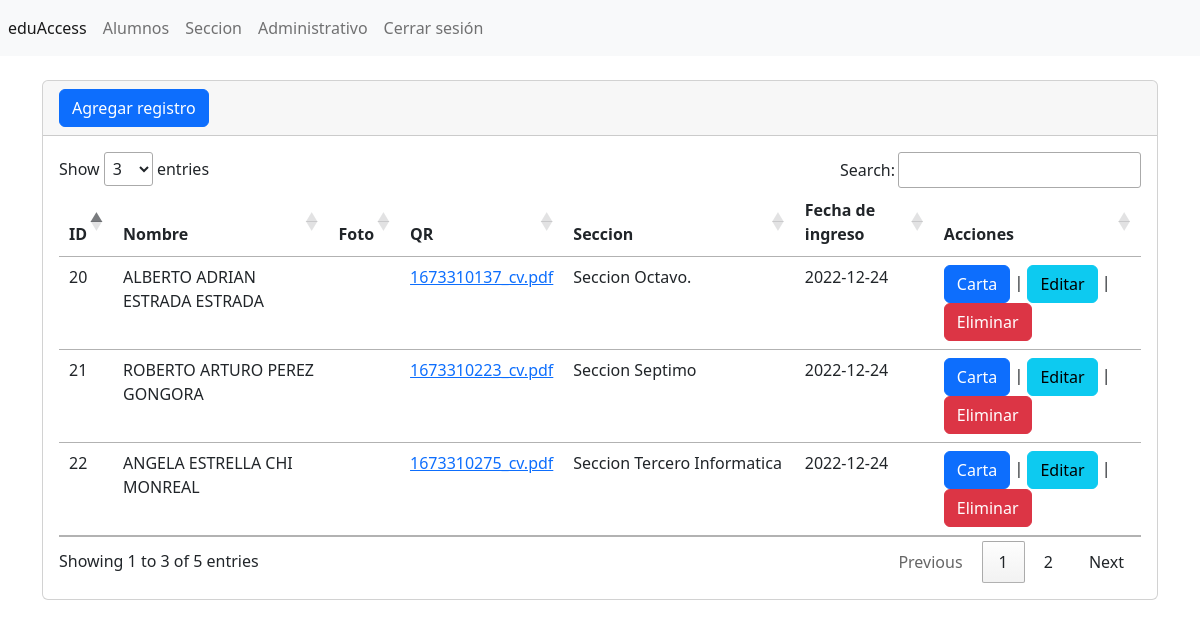
/secciones/empleados/index.php (signed in), run on the app's committed database.
### tables this page shows
CREATE TABLE `tbl_empleados` (
  `id` int(11) NOT NULL,
  `primernombre` varchar(255) NOT NULL,
  `segundonombre` varchar(255) NOT NULL,
  `primerapellido` varchar(255) NOT NULL,
  `segundoapellido` varchar(255) NOT NULL,
  `foto` varchar(255) NOT NULL,
  `cv` varchar(255) NOT NULL,
  `idpuesto` int(11) NOT NULL,
  `fechadeingreso` date NOT NULL
);

### secciones/empleados/index.php (the view, shortened to what this page needs)
<?php
include("../../bd.php");
$sentencia=$conexion->prepare("SELECT *,
(SELECT nombredelpuesto
FROM tbl_puestos
WHERE tbl_puestos.id=tbl_empleados.idpuesto limit 1) as puesto
FROM `tbl_empleados`");
$sentencia->execute();
$lista_tbl_empleados=$sentencia->fetchAll(PDO::FETCH_ASSOC);
?>
<?php include("../../templates/header.php"); ?>
<br/>
<div class="card">
    <div class="card-header">
        <a name="" id="" class="btn btn-primary"
        href="crear.php" role="button">
        Agregar registro
        </a>
    </div>
    <div class="card-body">
    <div class="table-responsive-sm">
        <table class="table" id="tabla_id">
            <thead>
                <tr>
                    <th scope="col">ID</th>
                    <th scope="col">Nombre</th>
                    <th scope="col">Foto</th>
                    <th scope="col">QR</th>
                    <th scope="col">Seccion</th>
                    <th scope="col">Fecha de ingreso </th>
                    <th scope="col">Acciones </th>
                </tr>
            </thead>
            <tbody>
            <?php foreach ($lista_tbl_empleados as $registro) { ?>
                <tr class="">
                    <td><?php echo $registro['id']; ?></td>
                    <td scope="row">
                    <?php echo $registro['primernombre']; ?>
                    <?php echo $registro['segundonombre']; ?>
                    <?php echo $registro['primerapellido']; ?>
                    <?php echo $registro['segundoapellido']; ?>
                    </td>
                    <td>
                    </td>
                    <td>
                        <a href="<?php echo $registro['cv']; ?>">
                        <?php echo $registro['cv']; ?>
                        </a>
                </td>
                    <td><?php echo $registro['puesto']; ?> </td>
                    <td><?php echo $registro['fechadeingreso']; ?> </td>
                    <td>
                     <a  href="carta_recomendacion.php?txtID=<?php echo $registro['id']; ?>" class="btn btn-primary" role="button">Carta</a>
                    | <a  class="btn btn-info" href="editar.php?txtID=<?php echo $registro['id']; ?>" role="button">Editar</a>
                    | <a  class="btn btn-danger" href="javascript:borrar(<?php echo $registro['id']; ?>);" role="button">Eliminar</a>
                </tr>
            <?php } ?>
            </tbody>
        </table>
    </div>
    </div>
</div>
<?php include("../../templates/footer.php"); ?>

### templates/header.php (shortened to what this page needs)
<?php
$url_base="http://localhost/app/";
?>
<!doctype html>
<html lang="en">
<head>
  <link href="https://cdn.jsdelivr.net/npm/bootstrap@5.2.1/dist/css/bootstrap.min.css" rel="stylesheet"
>
    <link rel="stylesheet" type="text/css" href="https://cdn.datatables.net/1.13.1/css/jquery.dataTables.css">
</head>
<body>
  <nav class="navbar navbar-expand navbar-light bg-light">
      <ul class="nav navbar-nav">
          <li class="nav-item">
              <a class="nav-link active" href="#" aria-current="page">eduAccess<span class="visually-hidden">(current)</span></a>
          </li>
          <li class="nav-item">
              <a class="nav-link" href="<?php echo $url_base;?>secciones/empleados/">Alumnos</a>
          </li>
          <li class="nav-item">
              <a class="nav-link" href="<?php echo $url_base;?>secciones/puestos/">Seccion</a>
          </li>
          <li class="nav-item">
              <a class="nav-link" href="<?php echo $url_base;?>secciones/usuarios/">Administrativo</a>
          </li>
          <li class="nav-item">
              <a class="nav-link" href="<?php echo $url_base;?>cerrar.php">Cerrar sesión </a>
          </li>
      </ul>
  </nav>
  <main class="container">

### templates/footer.php (shortened to what this page needs)
  </main>
</body>
</html>

### data on the page
tbl_empleados: id "20", primernombre "ALBERTO", segundonombre "ADRIAN", primerapellido "ESTRADA", segundoapellido "ESTRADA", cv "1673310137_cv.pdf", puesto "Seccion Octavo.", fechadeingreso "2022-12-24"
tbl_empleados: id "21", primernombre "ROBERTO", segundonombre "ARTURO", primerapellido "PEREZ", segundoapellido "GONGORA", cv "1673310223_cv.pdf", puesto "Seccion Septimo", fechadeingreso "2022-12-24"
tbl_empleados: id "22", primernombre "ANGELA", segundonombre "ESTRELLA", primerapellido "CHI", segundoapellido "MONREAL", cv "1673310275_cv.pdf", puesto "Seccion Tercero Informatica", fechadeingreso "2022-12-24"
